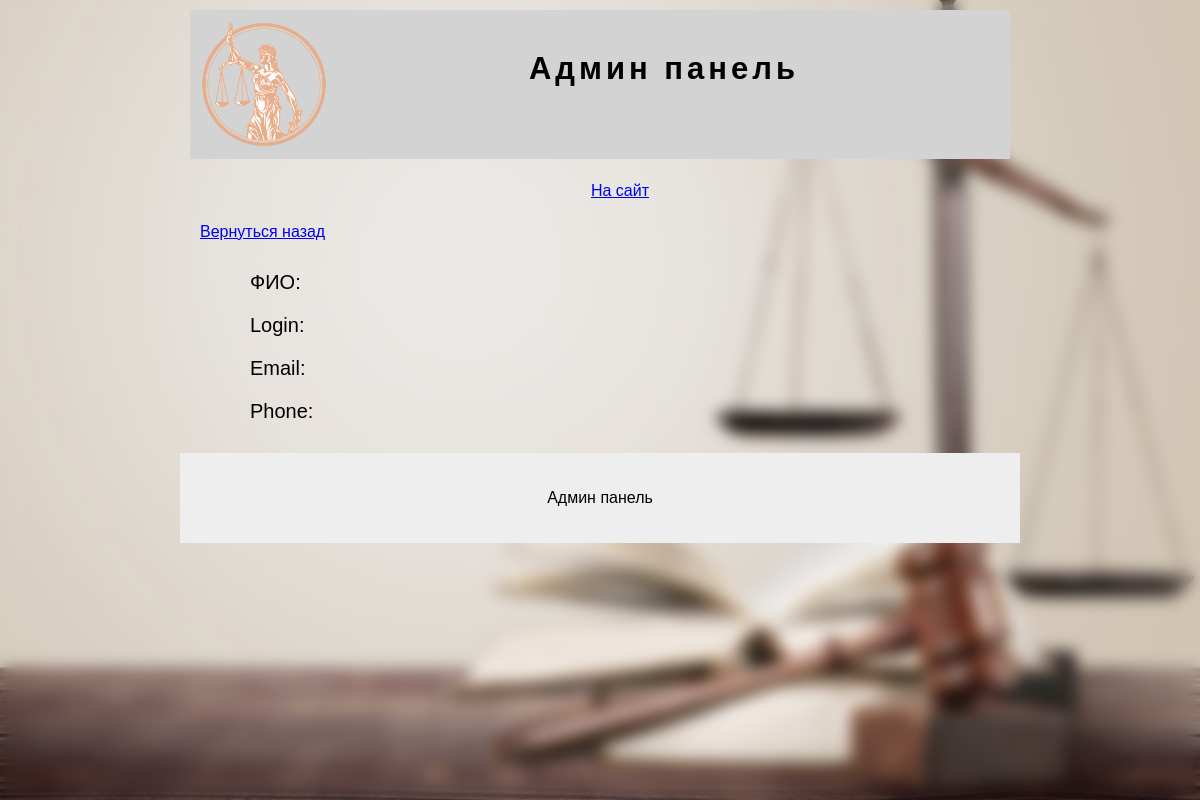
The app's page /userdetail/11, older data.
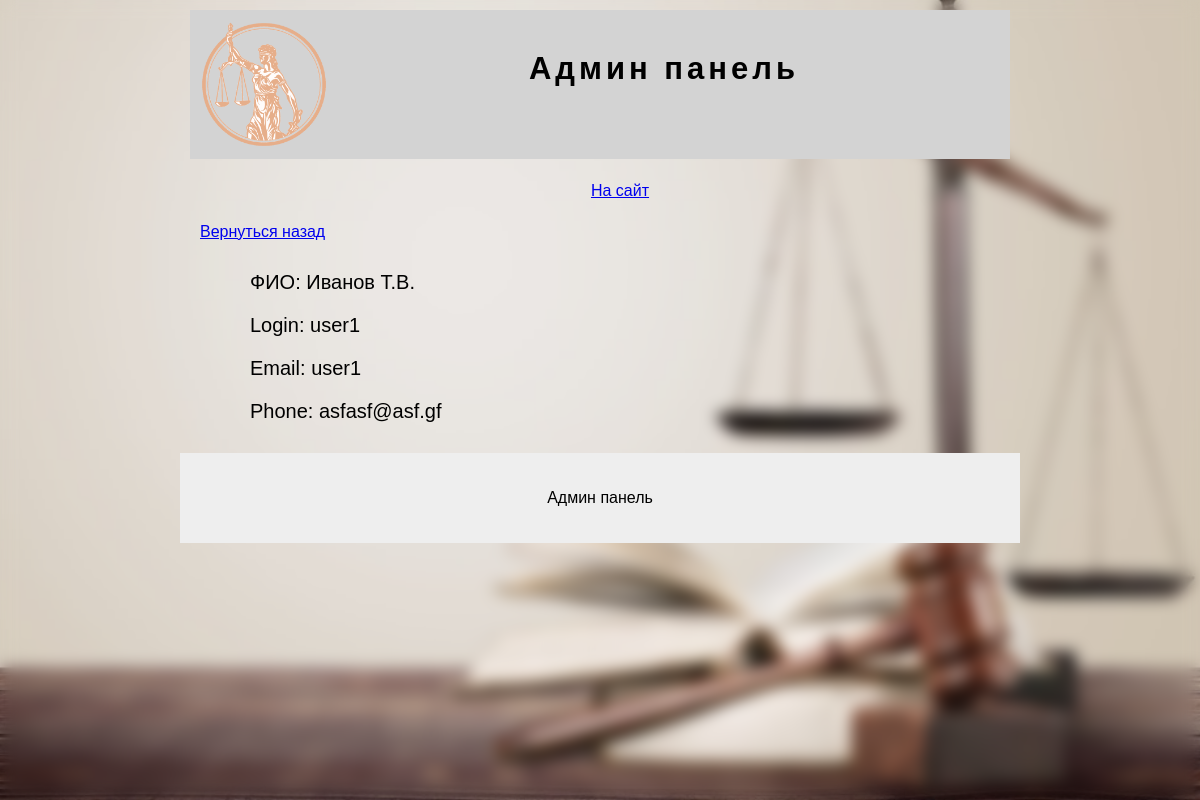
The same page, newer data.
### tables this page shows
CREATE TABLE users (
 id INTEGER PRIMARY KEY AUTOINCREMENT,
 fio TEXT NOT NULL,
 login TEXT NOT NULL,
 password TEXT NOT NULL,
 email TEXT NOT NULL,
 phone TEXT NOT NULL
);

### app.py (the view)
@app.route('/userdetail/<id>', methods=('POST', 'GET'))
def userdetail(id):
 conn = get_db_connection()
 cursor = conn.cursor()
 user = cursor.execute('select * from users where id=? ', (id,)).fetchone()
 conn.commit()
 return render_template('admin/dateiluser.html', data={'user': user})

### app.py (called while the page is built)
def get_db_connection():
 conn = sqlite3.connect('visitka.db')
 cursor = conn.cursor()
 conn.commit()
 return conn

### templates/admin/dateiluser.html (shortened to what this page needs)
{% extends 'admin/main.html' %}
{% block content %}
<p><a href="/admin">Вернуться назад</a></p>
<ul class="panel">
    <li>ФИО: {{data.user[1]}}</li>
     <li>Login: {{data.user[2]}}</li>
     <li>Email: {{data.user[3]}}</li>
     <li>Phone: {{data.user[4]}}</li>
</ul>
{% endblock %}

### templates/admin/main.html (shortened to what this page needs)
<!DOCTYPE html>
<html lang="en">
<head>
    <link rel="stylesheet" href="{{ url_for('static', filename='app.css') }}">
</head>
<body>
<div class="background">
    <div class="blur"></div>
</div>
<header class="header">
    <img src="{{ url_for('static', filename='images/logo.png') }}" width="128px" class="logo">
    <p>Админ панель</p>
</header>
<nav class="menu-main">
    <ul>
        <li>
            <a href="/">На сайт</a>
        </li>
    </ul>
</nav>
<main class="content">
    {% block content %}{% endblock %}
</main>
<footer class="footer">
    <p>Админ панель</p>
</footer>
</body>
</html>

### static/app.css (style rules this page uses)
body { margin: 0; padding: 0; font-family: Arial; font-size: 16px }
.header { width: 800px; margin: 10px auto; background-color: #D3D3D3; padding: 10px }
.logo { float: left }
.header p { letter-spacing: 4px; font-weight: 700; padding-top: 0px; padding-left: 50px; font-size: 31px; text-align: center; }
.menu-main, .content { width: 800px; margin: 10px auto; }
.menu-main ul { list-style: none; text-align: center }
.menu-main ul li { display: inline-block; margin: 7px }
a { text-decoration: none color: blue }
.footer { width: 800px; margin: 10px auto; background-color: #eee; padding: 20px; }
.panel { list-style: none; font-size: 20px }
.panel li { padding: 10px }
.background { width: 100%; height: 100vh; position: fixed; top: 0; background-image: url('images/img.png'); background-position: bottom; background-repeat: no-repeat; background-size: cover; background-attachment: fixed; z-index: -1 }
.blur { background: rfba(255, 255, 255, 0.2); backdrop-filter: blur(8px); width: 100%; height: 100vh }
.footer { text-align: center }

Row changes from the older to the newer data that the page shows:
added users: fio "Иванов Т.В.", login "user1", password "user1", email "asfasf@asf.gf"
